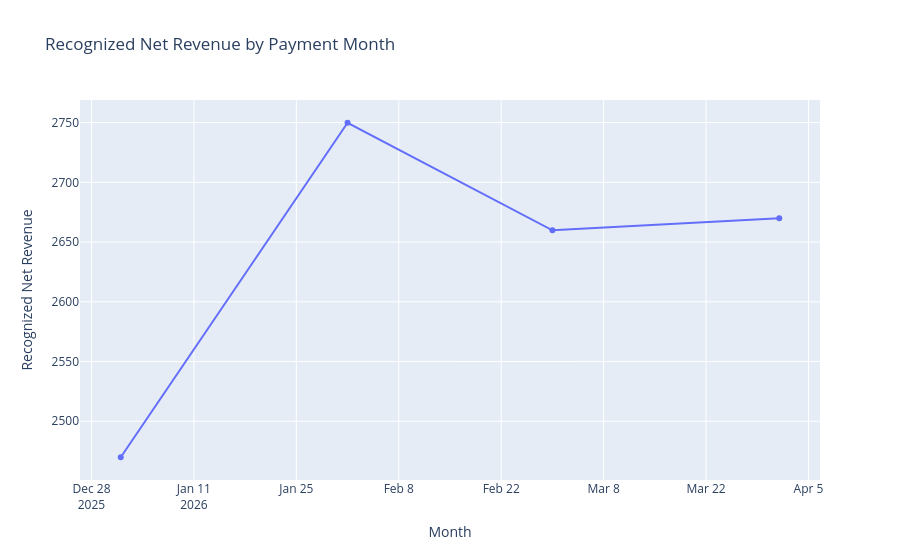

This figure's notebook cell:
### Code cell
fig = px.line(
    finance,
    x='revenue_month',
    y='recognized_net_revenue',
    markers=True,
    title='Recognized Net Revenue by Payment Month',
    labels={'revenue_month': 'Month', 'recognized_net_revenue': 'Recognized Net Revenue'},
)
fig.show()

### Figure 1 — Plotly figure (JSON) as saved in the notebook; plotly's stock layout.template omitted (floating-point values rounded to 4 significant figures)
{"data": [{"hovertemplate": "Month=%{x}<br>Recognized Net Revenue=%{y}<extra></extra>", "legendgroup": "", "line": {"color": "#636efa", "dash": "solid"}, "marker": {"symbol": "circle"}, "mode": "lines+markers", "name": "", "orientation": "v", "showlegend": false, "type": "scatter", "x": ["2026-01-01T00:00:00", "2026-02-01T00:00:00", "2026-03-01T00:00:00", "2026-04-01T00:00:00"], "xaxis": "x", "y": [2470.0, 2750.0, 2660.0, 2670.0], "yaxis": "y"}], "layout": {"legend": {"tracegroupgap": 0}, "title": {"text": "Recognized Net Revenue by Payment Month"}, "xaxis": {"anchor": "y", "domain": [0.0, 1.0], "title": {"text": "Month"}}, "yaxis": {"anchor": "x", "domain": [0.0, 1.0], "title": {"text": "Recognized Net Revenue"}}}}
